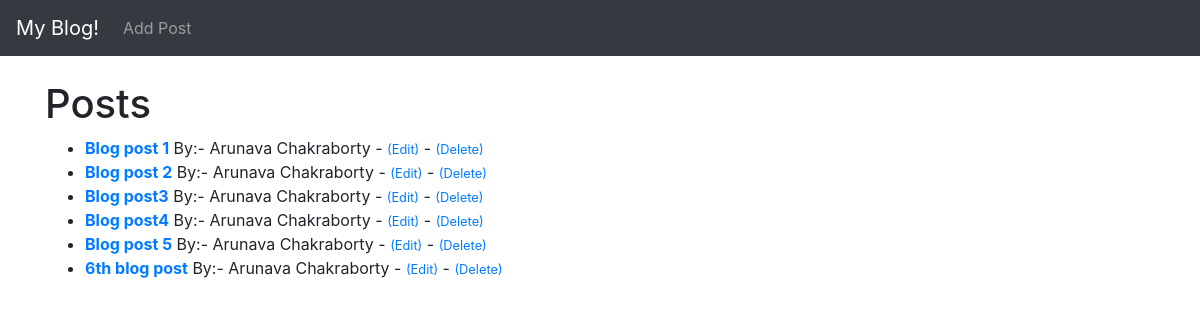
The page / on the database its author committed.
### blog_app/models.py (models this page shows, shortened)
class Post(models.Model):
    title = models.CharField(max_length=255)
    title_tag = models.CharField(max_length=255)
    post_date = models.DateField(auto_now_add=True)
    author = models.ForeignKey(User, on_delete = models.CASCADE)
    body = models.TextField()

### blog_app/views.py (the view)
# urls.py: path('', HomeView.as_view(), name='home_view'),
class HomeView(ListView):
    template_name = "home.html"
    model = Post
    ordering = ["-post_date"]

### blog_app/templates/home.html (shortened to what this page needs)
{% extends 'base.html' %}
    {%block content%}
    <h1>Posts</h1>
    <ul>
    {% for post in object_list %}
        <li>
        <strong><a href="{% url 'article_detail' post.pk %}">{{post.title}}</a></strong>
        By:-  {{post.author.first_name}} {{post.author.last_name}}
        - <small><a href="{% url 'update_post' post.pk %}">(Edit)</a></small>
        - <small><a href="{% url 'delete_post' post.pk %}">(Delete)</a></small>
        </li>
    {% endfor %}
    </ul>
    {%endblock%}

### blog_app/templates/base.html (shortened to what this page needs)
<!doctype html>
<html lang="en">
<head>
    <link rel="stylesheet" href="https://cdn.jsdelivr.net/npm/bootstrap@4.5.3/dist/css/bootstrap.min.css"
>
</head>
<body>
    <nav class="navbar navbar-expand-lg navbar-dark bg-dark">
        <a class="navbar-brand" href=" {% url 'home_view' %} ">My Blog!</a>
        <div class="collapse navbar-collapse" id="navbarSupportedContent">
            <ul class="navbar-nav mr-auto">
                <li class="nav-item">
                    <a class="nav-link" href=" {% url 'add_post' %} ">Add Post</a>
                </li>
            </ul>
        </div>
    </nav>
    <div class="container">
        <br>
    {%block content%}
    {%endblock%}
    </div>
</body>
</html>

### rows shown on the page
Post: title "Blog post 1", author.first_name "Arunava", author.last_name "Chakraborty"
Post: title "Blog post 2", author.first_name "Arunava", author.last_name "Chakraborty"
Post: title "Blog post3", author.first_name "Arunava", author.last_name "Chakraborty"
Post: title "Blog post4", author.first_name "Arunava", author.last_name "Chakraborty"
Post: title "Blog post 5", author.first_name "Arunava", author.last_name "Chakraborty"
Post: title "6th blog post", author.first_name "Arunava", author.last_name "Chakraborty"
